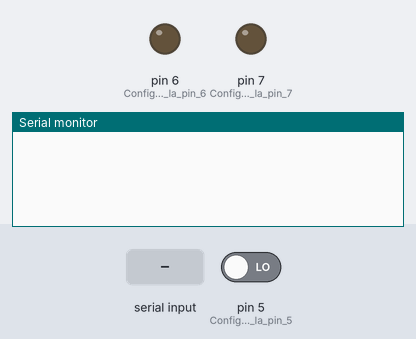
A sketch run on a simulated Arduino Uno, built with avr-gcc and run on an emulated ATmega328P. Shown: output pins drawn as LEDs (lit = HIGH), the last lines printed to the serial monitor. The test bench sets the inputs (shaded band); at power-on: pin 5 (Configuration_de_la_pin_5) LOW. Random numbers use the default seed unless the sketch sets one.

Above: at 1.2 s.
1.3 s: pin 5 (Configuration_de_la_pin_5) driven HIGH
At 1.66 s:
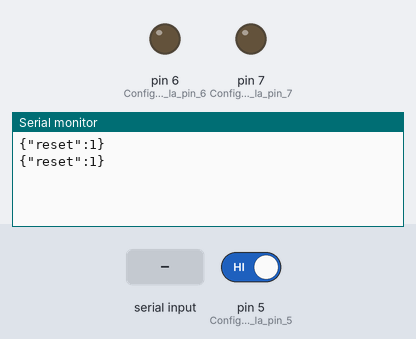
3.2 s: "1\n" received over Serial
At 3.21 s:
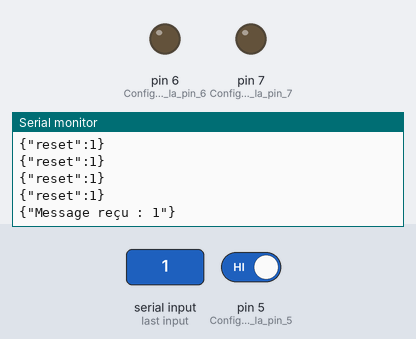
4.7 s: "open\n" received over Serial
At 5.53 s:
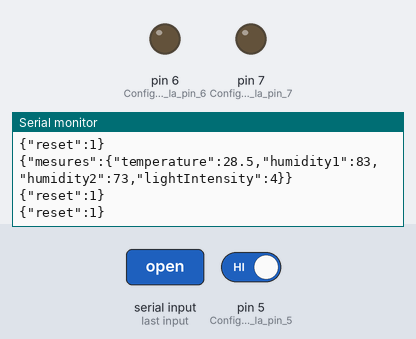

Measured:
- after the input at 1.3 s, the serial monitor: prints a new line at once (image 1)
- after the input at 3.2 s, the serial monitor: prints a new line at once (image 2)
- after the input at 4.7 s, the serial monitor: prints a new line after 0.07 s (image 3)

The sketch:

sketch_mar30a.ino
```cpp
#include <ArduinoJson.h> // Inclusion de la bibliothèque ArduinoJson

// Envoi d'une commande sur le port serie :
// {"vanne":{"2":"close"}}


// Déclaration de la variable globale JsonDocument
StaticJsonDocument<255> measures;
StaticJsonDocument<255> command;

// Variables pour gérer les intervalles
unsigned long currentMillis = millis();
unsigned long previousMillisMeasures = 0;
unsigned long previousMillisReset = 0;
const unsigned long intervalMeasures = 5000; // Intervalle pour sendMeasures (5 secondes)
unsigned long debounceReset = 200;           // Intervalle pour check du bouton reset (200 ms)

const byte DATA_FROM_NEST_MAX_SIZE = 255;
char data[DATA_FROM_NEST_MAX_SIZE];   // an array to store the received data

void setup() {
  Serial.begin(9600); // Starts the serial communication
  randomSeed(analogRead(0)); // Initialisation du générateur de nombres aléatoires
  pinMode(6, OUTPUT); // Configuration de la pin 6 comme sortie (vanne 1)
  pinMode(7, OUTPUT); // Configuration de la pin 7 comme sortie (vanne 2)
  pinMode(5, INPUT);  // Configuration de la pin 5 comme entrée (reset)
  command["reset"] = 0;
  // delay(2000); // Attendre 2 secondes pour que tout soit prêt
}

// Fonction pour sérialiser et envoyer le document JSON
void send(const JsonVariant& jsonVariant) {
  String json;
  serializeJson(jsonVariant, json); // Sérialisation du document JSON en chaîne
  Serial.println(json);             // Impression de la chaîne JSON sur le moniteur série
}

void loop() {
  currentMillis = millis();
  cronMesure();
  if (!(digitalRead(5) == LOW) && command["reset"] == 0) {
    command["reset"] = 1;
    previousMillisReset = currentMillis;
    send(command);
  }

  // Vérifie si l'intervalle pour manageRest est écoulé
  if (currentMillis - previousMillisReset >= debounceReset) {
    command["reset"] = 0;
  }

  waitCommandFromNest();
}

//*********** GESTION DES MESURES ****************
void cronMesure() {
  // Vérifie si l'intervalle pour sendMeasures est écoulé
  if (currentMillis - previousMillisMeasures >= intervalMeasures) {
    previousMillisMeasures = currentMillis;
    sendMeasures();
  }
}

void sendMeasures() { // Envoi les mesures au Nest toutes les intervalMeasures.
  // Génération de valeurs aléatoires
  float temperature = random(200, 301) / 10.0; // Température entre 20.0 et 30.0
  int humidity1 = random(60, 91);              // Humidité 1 entre 60 et 90
  int humidity2 = random(60, 91);              // Humidité 2 entre 60 et 90
  int lightIntensity = random(0, 6);           // Intensité lumineuse entre 0 et 5

  // Stockage des mesures dans le document JSON
  measures["mesures"]["temperature"] = temperature;
  measures["mesures"]["humidity1"] = humidity1;
  measures["mesures"]["humidity2"] = humidity2;
  measures["mesures"]["lightIntensity"] = lightIntensity;

  // Appel de la fonction send pour envoyer les données
  send(measures);
}

//*********** GESTION DU RESET ****************
void reset() { // Envoi une demande de reset des valeurs au Nest si appui de digital(5).
  int previousIntervalReset = debounceReset;

}

//*********** GESTION DES COMMANDES ****************
void waitCommandFromNest() {
  static char endMarker = '\n'; // Séparateur de message
  char receivedChar;            // Caractère lu depuis le port série
  int ndx = 0;                  // Index actuel du buffer de données

  // Nettoyer le buffer de données
  memset(data, 0, sizeof(data));

  // Lire les données disponibles sur le port série
  while (Serial.available() > 0) {
    receivedChar = Serial.read();

    // Vérifier si le caractère reçu est le séparateur de fin
    if (receivedChar == endMarker) {
      data[ndx] = '\0'; // Terminer le message courant
      Serial.print("{\"Message reçu : ");
      Serial.print(data);
      Serial.println("\"}");
      // Désérialiser les données JSON
      DeserializationError error = deserializeJson(command, data);
      if (error) {
        Serial.print("Erreur de désérialisation : ");
        Serial.println(error.c_str());
      } else {
        manageCommandFromNest(); // Gérer la commande reçue
      }
      return;
    }

    // Ajouter le caractère au buffer si la taille maximale n'est pas atteinte
    if (ndx < DATA_FROM_NEST_MAX_SIZE - 1) {
      data[ndx] = receivedChar;
      ndx++;
      delay(2); // Petit délai pour s'assurer que toutes les données sont reçues
    } else {
      // Si la taille maximale est atteinte, afficher une erreur
      Serial.println("Erreur : message trop long, ignoré.");
      memset(data, 0, sizeof(data)); // Réinitialiser le buffer
      return;
    }
  }
}

void manageCommandVanne(const char* vanneNumber, const char* action) {
  Serial.print("Commande pour la vanne ");
  Serial.print(vanneNumber);
  Serial.print(": ");
  Serial.println(action);

  if (strcmp(vanneNumber, "1") != 0 && strcmp(vanneNumber, "2") != 0) {
    Serial.println("Vanne non trouvée.");
    return;
  }
  if (strcmp(action, "open") == 0) {
    if (strcmp(vanneNumber, "1") == 0) {
      flash(6,1); // Activation de la vanne 1
    } else if (strcmp(vanneNumber, "2") == 0) {
      flash(6,2); // Activation de la vanne 2
    }
  } else if (strcmp(action, "close") == 0) {
    if (strcmp(vanneNumber, "1") == 0) {
      flash(6,3); // Désactivation de la vanne 1
    } else if (strcmp(vanneNumber, "2") == 0) {
      flash(6,4); // Désactivation de la vanne 2
    }
  } else {
    Serial.println("Action inconnue pour la vanne.");
  }
}

void manageCommandFromNest() {
  if (command["vanne"]) {
    JsonObject vanneObject = command["vanne"].as<JsonObject>();
    for (JsonPair kv : vanneObject) {
      const char* vanneNumber = kv.key().c_str();
      const char* action = kv.value().as<const char*>();
      manageCommandVanne(vanneNumber, action);
    }
  } else {
    Serial.println("Aucune commande de vanne reçue.");
  }

  const char* relais_active0 = command["relais_active0"];
  if (relais_active0) {
    Serial.println(relais_active0);
    if (strcmp(relais_active0, "fermee") == 0) {
      digitalWrite(6, HIGH); // Activation de la vanne 1.
      delay(1000);
      digitalWrite(6, LOW);
    } else if (strcmp(relais_active0, "ouverte") == 0) {
      digitalWrite(6, HIGH); // Activation de la vanne 1.
      delay(200);
      digitalWrite(6, LOW);
      delay(200);
      digitalWrite(6, HIGH); // Activation de la vanne 1.
      delay(200);
      digitalWrite(6, LOW);
    } else {
      Serial.println("Commande inconnue ou non prise en charge.");
    }
  }
}

void flash(int pin, int nb) {
  for (int i = 0; i < nb; i++) {
    digitalWrite(pin, HIGH); // Activation de la vanne 1.
    delay(100);
    digitalWrite(pin, LOW); // Activation de la vanne 1.
    delay(100);
  }
}
```
